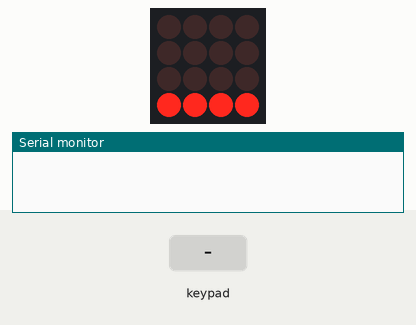
Recording of a sketch running on a simulated Teensy 4. Parts: 4×4 LED matrix, the last lines printed to the serial monitor. The test bench sets the inputs (shaded band).

Above: at 1.4 s.
2.9 s: keypad keys 0 2 4 5 7 9 1 1 A pressed 0.4 s apart
At 2.97 s:
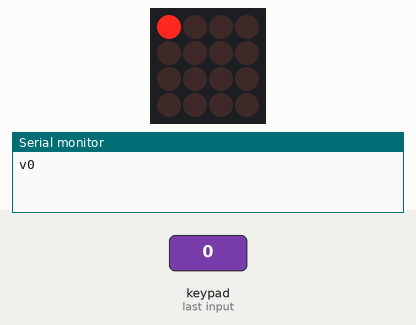
8.0 s: key '3' pressed
At 8.09 s:
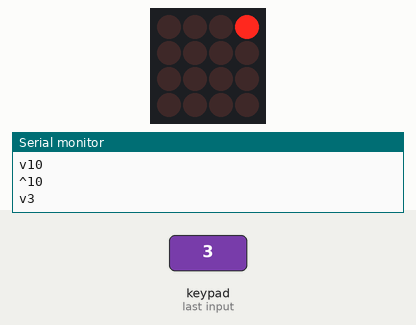
9.6 s: key '6' pressed
At 9.69 s:
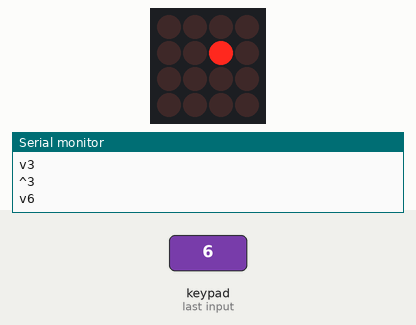
11.2 s: keypad keys 0 2 4 5 7 9 1 1 D pressed 0.4 s apart
At 11.68 s:
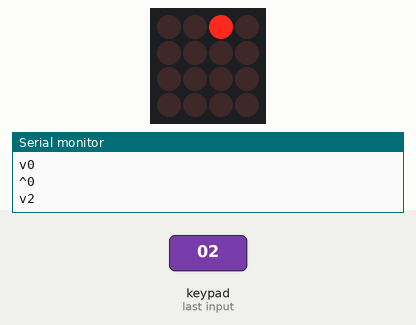
16.3 s: key '8' pressed
At 16.4 s:
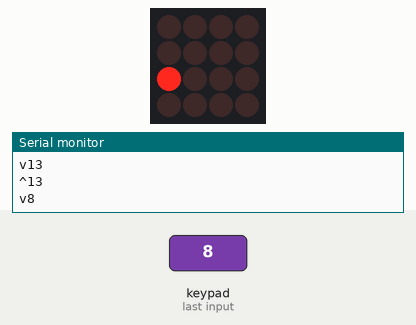
17.9 s: key 'B' pressed
At 17.99 s:
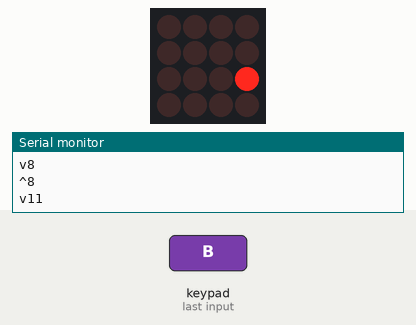
Timing chart, 0 to 20.5 s (numbered marks = the images above; inputs shaded):
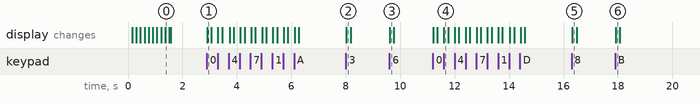

The sketch:

buttonpad_notes.ino
```cpp
#include <Wire.h>
#include "Adafruit_Trellis.h"
Adafruit_Trellis matrix0 = Adafruit_Trellis();
Adafruit_TrellisSet trellis =  Adafruit_TrellisSet(&matrix0);
#define numKeys 16
//GLOBAL VARIABLES
int midiArray[10][12];
int buttonMap[16];
void setup() {
  // put your setup code here, to run once:
  Serial.begin(9600);
  trellis.begin(0x70);
  // light up all the LEDs in order
  for (uint8_t i = 0; i < numKeys; i++) {
    trellis.setLED(i);
    trellis.writeDisplay();
    delay(50);
  }
  // then turn them off
  for (uint8_t i = 0; i < numKeys; i++) {
    trellis.clrLED(i);
    trellis.writeDisplay();
    delay(50);
  }
  keyBuilder(7); //just in C for now...
  //Set up midiArray
  for (int i = 0; i < 10 ; i++) {
    for (int j = 0; j < 12; j++) {
      midiArray[i][j] = 12 * i + j;
    }
  }
}
void loop() {
  delay(30); // 30ms delay is required, dont remove me!
  // If a button was just pressed or released...
  if (trellis.readSwitches()) {
    // go through every button
    for (uint8_t i = 0; i < numKeys; i++) {
      // if it was pressed, turn it on
      if (trellis.justPressed(i)) {
        Serial.print("v"); Serial.println(i);
        trellis.setLED(i);
        usbMIDI.sendNoteOn(buttonMap[i], 100, 1);
        //        int note = 0;
        //        if (i < 8) {
        //          note = midiArray[5][i];
        //        }
        //        else {
        //          note = midiArray[6][8 - i];
        //        }
        //        usbMIDI.sendNoteOn(note, 100, 1);
      }
      // if it was released, turn it off
      if (trellis.justReleased(i)) {
        Serial.print("^"); Serial.println(i);
        trellis.clrLED(i);
        //        int note = 0;
        //        if (i < 8) {
        //          note = midiArray[5][i];
        //        }
        //        else {
        //          note = midiArray[6][8 - i];
        //        }
        //        usbMIDI.sendNoteOff(note, 100, 1);
        usbMIDI.sendNoteOff(buttonMap[i], 100, 1);
      }
    }
    // tell the trellis to set the LEDs we requested
    trellis.writeDisplay();
  }
}
void keyBuilder(int key) {
  int majorKey[7] = {0, 2, 4, 5, 7, 9, 11};
  int octave = 5 * 12;
  for (int i = 0; i < 16; i++) {
    int note = i / 7;
    note = note * 12 + majorKey[i % 7] + key + octave;
    buttonMap[i] = note;
  }
}
```

Measured:
- after the input at 2.9 s, the display: changes at once (image 1)
- after the input at 8.0 s, the display: changes at once (image 2)
- after the input at 9.6 s, the display: changes at once (image 3)
- after the input at 11.2 s, the display: first changes at once (image 4 shows a later state)
- after the input at 16.3 s, the display: changes at once (image 5)
- after the input at 17.9 s, the display: changes at once (image 6)
